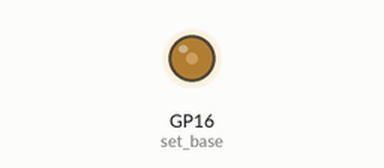
A program run on a simulated Raspberry Pi Pico running MicroPython. Parts: output pins drawn as LEDs (lit = HIGH).

Above: at 0.1 s.
Timing chart, 0 to 1.6 s (numbered marks = the images above):
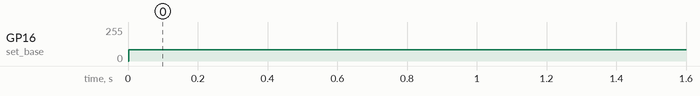

Measured:
- by itself, GP16 (set_base): 0/255 → 85/255 at 0.00 s

The program:

blinky1.py
```python
import rp2
from machine import Pin

@rp2.asm_pio(set_init=rp2.PIO.OUT_LOW, )
def blink():
    label("again")
    set(pins, 1)
    set(pins, 0)
    jmp("again")


sm = rp2.StateMachine(0, blink, freq=2300, set_base=Pin(16))
sm.active(1)
while(True):
    pass
```
